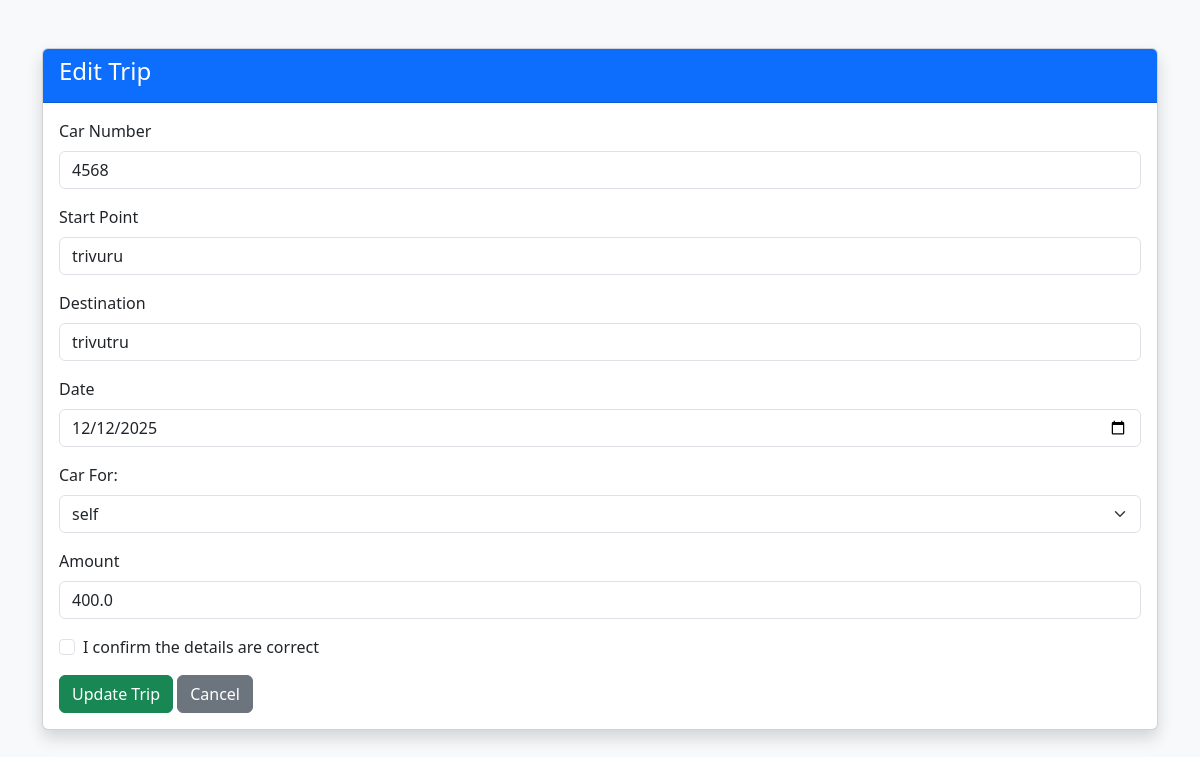
/edit/2 (signed in), run on the app's committed database.
### app.py (models this page shows)
class CarTodo(db.Model):
    id = db.Column(db.Integer, primary_key=True)
    user_trip_id = db.Column(db.Integer, nullable=False)
    car_number = db.Column(db.String(20), nullable=False)
    start_point = db.Column(db.String(100), nullable=False)
    destination = db.Column(db.String(100), nullable=False)
    date = db.Column(db.String(20), nullable=False)
    car_for = db.Column(db.String(20), nullable=False)
    amount = db.Column(db.Float)
    user_id = db.Column(db.Integer, db.ForeignKey('user.id'))

### app.py (the view, shortened to what this page needs)
@app.route('/edit/<int:id>', methods=['GET', 'POST'])
@login_required
def edit(id):
    car = CarTodo.query.get_or_404(id)
    if car.user_id != current_user.id:
        return "Not allowed", 403
    return render_template('edit.html', car=car)

### app.py (called while the page is built)
@login_manager.user_loader
def load_user(user_id):
    return User.query.get(int(user_id))

### templates/edit.html (shortened to what this page needs)
<!DOCTYPE html>
<html>
<head>
    <link href="https://cdn.jsdelivr.net/npm/bootstrap@5.3.0/dist/css/bootstrap.min.css" rel="stylesheet">
</head>
<body class="bg-light">
<div class="container mt-5">
    <div class="card shadow">
        <div class="card-header bg-primary text-white">
            <h4>Edit Trip</h4>
        </div>
        <div class="card-body">
            <form method="POST">
                <div class="mb-3">
                    <label class="form-label">Car Number</label>
                    <input type="text" name="car_number" class="form-control" value="{{ car.car_number }}" required>
                </div>
                <div class="mb-3">
                    <label class="form-label">Start Point</label>
                    <input type="text" name="start_point" class="form-control" value="{{ car.start_point }}" required>
                </div>
                <div class="mb-3">
                    <label class="form-label">Destination</label>
                    <input type="text" name="destination" class="form-control" value="{{ car.destination }}" required>
                </div>
                <div class="mb-3">
                    <label class="form-label">Date</label>
                    <input type="date" name="date" class="form-control" value="{{ car.date }}" required>
                </div>
                <div class="mb-3">
                    <label class="form-label">Car For:</label>
                    <select name="car_for" class="form-select">
                        <option value="other" {% if car.car_for=='other' %}selected{% endif %}>self</option>
                    </select>
                </div>
                <div class="mb-3">
                    <label class="form-label">Amount</label>
                    <input type="number" step="0.01" name="amount" class="form-control" value="{{ car.amount }}">
                </div>
                <div class="form-check mb-3">
                    <input class="form-check-input" type="checkbox" name="details_confirm" id="detailsConfirm">
                    <label class="form-check-label" for="detailsConfirm">
                        I confirm the details are correct
                    </label>
                </div>
                <button type="submit" class="btn btn-success">Update Trip</button>
                <a href="{{ url_for('index') }}" class="btn btn-secondary">Cancel</a>
            </form>
        </div>
    </div>
</div>
</body>
</html>

### data on the page
CarTodo: car_number "4568", start_point "trivuru", destination "trivutru", date "12/12/2025", car_for "self", amount "400.0"
